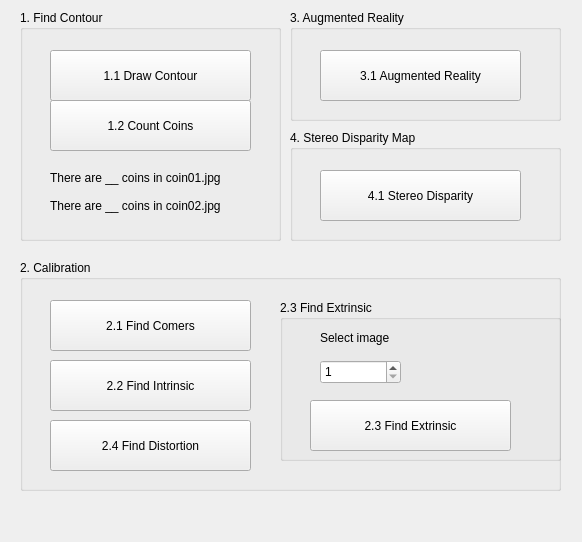
<?xml version="1.0" encoding="UTF-8"?>
<ui version="4.0">
 <class>DockWidget</class>
 <widget class="QDockWidget" name="DockWidget">
  <property name="geometry">
   <rect>
    <x>0</x>
    <y>0</y>
    <width>582</width>
    <height>542</height>
   </rect>
  </property>
  <property name="windowTitle">
   <string>DockWidget</string>
  </property>
  <widget class="QWidget" name="dockWidgetContents">
   <widget class="QGroupBox" name="groupBox">
    <property name="geometry">
     <rect>
      <x>20</x>
      <y>10</y>
      <width>261</width>
      <height>231</height>
     </rect>
    </property>
    <property name="title">
     <string>1. Find Contour</string>
    </property>
    <widget class="QPushButton" name="pushButton">
     <property name="geometry">
      <rect>
       <x>30</x>
       <y>40</y>
       <width>201</width>
       <height>51</height>
      </rect>
     </property>
     <property name="text">
      <string>1.1 Draw Contour</string>
     </property>
    </widget>
    <widget class="QLabel" name="label_2">
     <property name="geometry">
      <rect>
       <x>30</x>
       <y>160</y>
       <width>211</width>
       <height>16</height>
      </rect>
     </property>
     <property name="text">
      <string>There are __ coins in coin01.jpg</string>
     </property>
    </widget>
    <widget class="QLabel" name="label_3">
     <property name="geometry">
      <rect>
       <x>30</x>
       <y>188</y>
       <width>211</width>
       <height>16</height>
      </rect>
     </property>
     <property name="text">
      <string>There are __ coins in coin02.jpg</string>
     </property>
    </widget>
    <widget class="QPushButton" name="pushButton_2">
     <property name="geometry">
      <rect>
       <x>30</x>
       <y>90</y>
       <width>201</width>
       <height>51</height>
      </rect>
     </property>
     <property name="text">
      <string>1.2 Count Coins</string>
     </property>
    </widget>
   </widget>
   <widget class="QGroupBox" name="groupBox_2">
    <property name="geometry">
     <rect>
      <x>20</x>
      <y>260</y>
      <width>541</width>
      <height>231</height>
     </rect>
    </property>
    <property name="title">
     <string>2. Calibration</string>
    </property>
    <widget class="QPushButton" name="pushButton_4">
     <property name="geometry">
      <rect>
       <x>30</x>
       <y>100</y>
       <width>201</width>
       <height>51</height>
      </rect>
     </property>
     <property name="text">
      <string>2.2 Find Intrinsic</string>
     </property>
    </widget>
    <widget class="QGroupBox" name="groupBox_3">
     <property name="geometry">
      <rect>
       <x>260</x>
       <y>40</y>
       <width>281</width>
       <height>161</height>
      </rect>
     </property>
     <property name="title">
      <string>2.3 Find Extrinsic</string>
     </property>
     <widget class="QLabel" name="label">
      <property name="geometry">
       <rect>
        <x>40</x>
        <y>30</y>
        <width>91</width>
        <height>16</height>
       </rect>
      </property>
      <property name="text">
       <string>Select image</string>
      </property>
     </widget>
     <widget class="QSpinBox" name="spinBox">
      <property name="geometry">
       <rect>
        <x>40</x>
        <y>60</y>
        <width>81</width>
        <height>24</height>
       </rect>
      </property>
      <property name="minimum">
       <number>1</number>
      </property>
      <property name="maximum">
       <number>15</number>
      </property>
     </widget>
     <widget class="QPushButton" name="pushButton_5">
      <property name="geometry">
       <rect>
        <x>30</x>
        <y>100</y>
        <width>201</width>
        <height>51</height>
       </rect>
      </property>
      <property name="text">
       <string>2.3 Find Extrinsic</string>
      </property>
     </widget>
    </widget>
    <widget class="QPushButton" name="pushButton_6">
     <property name="geometry">
      <rect>
       <x>30</x>
       <y>160</y>
       <width>201</width>
       <height>51</height>
      </rect>
     </property>
     <property name="text">
      <string>2.4 Find Distortion</string>
     </property>
    </widget>
    <widget class="QPushButton" name="pushButton_3">
     <property name="geometry">
      <rect>
       <x>30</x>
       <y>40</y>
       <width>201</width>
       <height>51</height>
      </rect>
     </property>
     <property name="text">
      <string>2.1 Find Comers</string>
     </property>
    </widget>
   </widget>
   <widget class="QGroupBox" name="groupBox_4">
    <property name="geometry">
     <rect>
      <x>290</x>
      <y>10</y>
      <width>271</width>
      <height>111</height>
     </rect>
    </property>
    <property name="title">
     <string>3. Augmented Reality</string>
    </property>
    <widget class="QPushButton" name="pushButton_7">
     <property name="geometry">
      <rect>
       <x>30</x>
       <y>40</y>
       <width>201</width>
       <height>51</height>
      </rect>
     </property>
     <property name="text">
      <string>3.1 Augmented Reality</string>
     </property>
    </widget>
   </widget>
   <widget class="QGroupBox" name="groupBox_5">
    <property name="geometry">
     <rect>
      <x>290</x>
      <y>130</y>
      <width>271</width>
      <height>111</height>
     </rect>
    </property>
    <property name="title">
     <string>4. Stereo Disparity Map</string>
    </property>
    <widget class="QPushButton" name="pushButton_8">
     <property name="geometry">
      <rect>
       <x>30</x>
       <y>40</y>
       <width>201</width>
       <height>51</height>
      </rect>
     </property>
     <property name="text">
      <string>4.1 Stereo Disparity</string>
     </property>
    </widget>
   </widget>
  </widget>
 </widget>
 <resources/>
 <connections/>
</ui>
